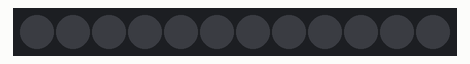
This sketch was run on a simulated ESP32. On the bench: 12 RGB LEDs in strip order, left to right. Dim RGB values are drawn brighter than linear.

Above: at 0.1 s.
At 1.6 s:
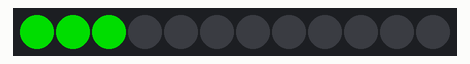
At 3.1 s:
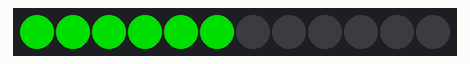
At 4.6 s:
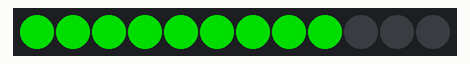
At 6.1 s:
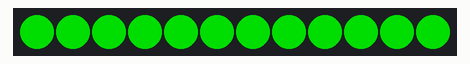
At 7.1 s:
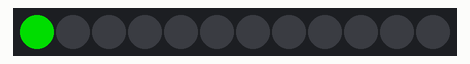

Measured:
- by itself, everything shown: repeats every 6.5 s, in 13 steps
- what the display in image 1 shows lasts 0.5 s, from 1.5 s to 2.0 s

The sketch:

iCON32-RGB_LED_Test.ino
```cpp
#include <Adafruit_NeoPixel.h>
#define PIN 27
#define NUMPIXELS 12
Adafruit_NeoPixel pixels(NUMPIXELS, PIN, NEO_GRB + NEO_KHZ800);
void setup() {
  pixels.begin();
}
void loop() {
  pixels.clear();
  pixels.show();
  delay(500);
  for (int i = 0; i < NUMPIXELS; i++) {
    pixels.setPixelColor(i, pixels.Color(0, 150, 0));
    pixels.show();
    delay(500);
  }
}
```
